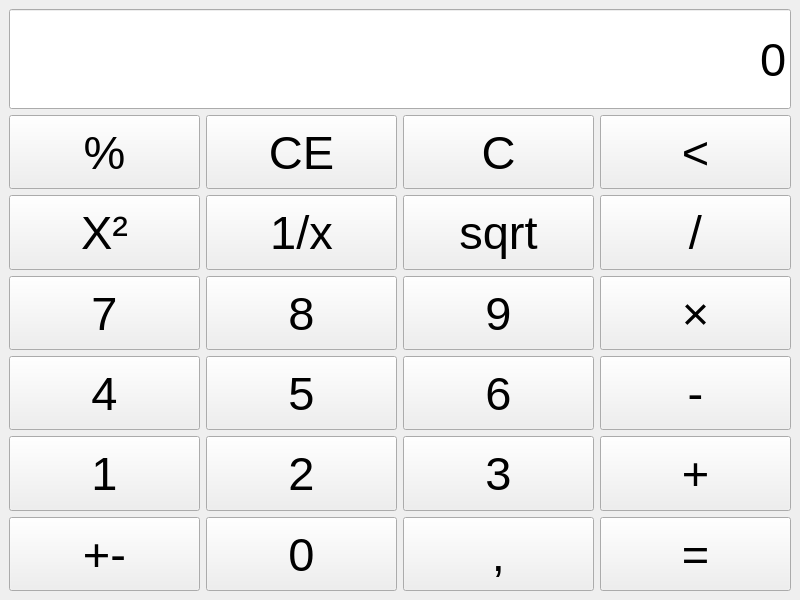
<?xml version="1.0" encoding="UTF-8"?>
<ui version="4.0">
 <class>MainWindow</class>
 <widget class="QMainWindow" name="MainWindow">
  <property name="geometry">
   <rect>
    <x>0</x>
    <y>0</y>
    <width>800</width>
    <height>600</height>
   </rect>
  </property>
  <property name="minimumSize">
   <size>
    <width>500</width>
    <height>500</height>
   </size>
  </property>
  <property name="windowTitle">
   <string>Калькулятор</string>
  </property>
  <widget class="QWidget" name="centralwidget">
   <layout class="QGridLayout" name="gridLayout">
    <item row="0" column="0">
     <widget class="QLineEdit" name="lineEdit">
      <property name="sizePolicy">
       <sizepolicy hsizetype="Expanding" vsizetype="Fixed">
        <horstretch>0</horstretch>
        <verstretch>0</verstretch>
       </sizepolicy>
      </property>
      <property name="minimumSize">
       <size>
        <width>0</width>
        <height>100</height>
       </size>
      </property>
      <property name="font">
       <font>
        <pointsize>35</pointsize>
       </font>
      </property>
      <property name="text">
       <string>0</string>
      </property>
      <property name="alignment">
       <set>Qt::AlignRight|Qt::AlignTrailing|Qt::AlignVCenter</set>
      </property>
      <property name="readOnly">
       <bool>true</bool>
      </property>
     </widget>
    </item>
    <item row="1" column="0">
     <layout class="QVBoxLayout" name="verticalLayout">
      <item>
       <layout class="QHBoxLayout" name="horizontalLayout">
        <item>
         <widget class="QPushButton" name="pushButton_procent">
          <property name="sizePolicy">
           <sizepolicy hsizetype="Minimum" vsizetype="Ignored">
            <horstretch>0</horstretch>
            <verstretch>0</verstretch>
           </sizepolicy>
          </property>
          <property name="font">
           <font>
            <pointsize>35</pointsize>
           </font>
          </property>
          <property name="text">
           <string>%</string>
          </property>
         </widget>
        </item>
        <item>
         <widget class="QPushButton" name="pushButton_clear_current">
          <property name="sizePolicy">
           <sizepolicy hsizetype="Minimum" vsizetype="Ignored">
            <horstretch>0</horstretch>
            <verstretch>0</verstretch>
           </sizepolicy>
          </property>
          <property name="font">
           <font>
            <pointsize>35</pointsize>
           </font>
          </property>
          <property name="text">
           <string>CE</string>
          </property>
         </widget>
        </item>
        <item>
         <widget class="QPushButton" name="pushButton_clear">
          <property name="sizePolicy">
           <sizepolicy hsizetype="Minimum" vsizetype="Ignored">
            <horstretch>0</horstretch>
            <verstretch>0</verstretch>
           </sizepolicy>
          </property>
          <property name="font">
           <font>
            <pointsize>35</pointsize>
           </font>
          </property>
          <property name="text">
           <string>C</string>
          </property>
         </widget>
        </item>
        <item>
         <widget class="QPushButton" name="pushButton_delete">
          <property name="sizePolicy">
           <sizepolicy hsizetype="Minimum" vsizetype="Ignored">
            <horstretch>0</horstretch>
            <verstretch>0</verstretch>
           </sizepolicy>
          </property>
          <property name="font">
           <font>
            <pointsize>35</pointsize>
           </font>
          </property>
          <property name="text">
           <string>&lt;</string>
          </property>
         </widget>
        </item>
       </layout>
      </item>
      <item>
       <layout class="QHBoxLayout" name="horizontalLayout_6">
        <item>
         <widget class="QPushButton" name="pushButton_pow">
          <property name="sizePolicy">
           <sizepolicy hsizetype="Minimum" vsizetype="Ignored">
            <horstretch>0</horstretch>
            <verstretch>0</verstretch>
           </sizepolicy>
          </property>
          <property name="font">
           <font>
            <pointsize>35</pointsize>
           </font>
          </property>
          <property name="text">
           <string>X²</string>
          </property>
         </widget>
        </item>
        <item>
         <widget class="QPushButton" name="pushButton_root">
          <property name="sizePolicy">
           <sizepolicy hsizetype="Minimum" vsizetype="Ignored">
            <horstretch>0</horstretch>
            <verstretch>0</verstretch>
           </sizepolicy>
          </property>
          <property name="font">
           <font>
            <pointsize>35</pointsize>
           </font>
          </property>
          <property name="text">
           <string>1/x</string>
          </property>
         </widget>
        </item>
        <item>
         <widget class="QPushButton" name="pushButton_sqrt">
          <property name="sizePolicy">
           <sizepolicy hsizetype="Minimum" vsizetype="Ignored">
            <horstretch>0</horstretch>
            <verstretch>0</verstretch>
           </sizepolicy>
          </property>
          <property name="font">
           <font>
            <pointsize>35</pointsize>
           </font>
          </property>
          <property name="text">
           <string>sqrt</string>
          </property>
         </widget>
        </item>
        <item>
         <widget class="QPushButton" name="pushButton_division">
          <property name="sizePolicy">
           <sizepolicy hsizetype="Minimum" vsizetype="Ignored">
            <horstretch>0</horstretch>
            <verstretch>0</verstretch>
           </sizepolicy>
          </property>
          <property name="font">
           <font>
            <pointsize>35</pointsize>
           </font>
          </property>
          <property name="text">
           <string>/</string>
          </property>
         </widget>
        </item>
       </layout>
      </item>
      <item>
       <layout class="QHBoxLayout" name="horizontalLayout_7">
        <item>
         <widget class="QPushButton" name="pushButton_7">
          <property name="sizePolicy">
           <sizepolicy hsizetype="Minimum" vsizetype="Ignored">
            <horstretch>0</horstretch>
            <verstretch>0</verstretch>
           </sizepolicy>
          </property>
          <property name="font">
           <font>
            <pointsize>35</pointsize>
           </font>
          </property>
          <property name="text">
           <string>7</string>
          </property>
         </widget>
        </item>
        <item>
         <widget class="QPushButton" name="pushButton_8">
          <property name="sizePolicy">
           <sizepolicy hsizetype="Minimum" vsizetype="Ignored">
            <horstretch>0</horstretch>
            <verstretch>0</verstretch>
           </sizepolicy>
          </property>
          <property name="font">
           <font>
            <pointsize>35</pointsize>
           </font>
          </property>
          <property name="text">
           <string>8</string>
          </property>
         </widget>
        </item>
        <item>
         <widget class="QPushButton" name="pushButton_9">
          <property name="sizePolicy">
           <sizepolicy hsizetype="Minimum" vsizetype="Ignored">
            <horstretch>0</horstretch>
            <verstretch>0</verstretch>
           </sizepolicy>
          </property>
          <property name="font">
           <font>
            <pointsize>35</pointsize>
           </font>
          </property>
          <property name="text">
           <string>9</string>
          </property>
         </widget>
        </item>
        <item>
         <widget class="QPushButton" name="pushButton_mult">
          <property name="sizePolicy">
           <sizepolicy hsizetype="Minimum" vsizetype="Ignored">
            <horstretch>0</horstretch>
            <verstretch>0</verstretch>
           </sizepolicy>
          </property>
          <property name="font">
           <font>
            <pointsize>35</pointsize>
           </font>
          </property>
          <property name="text">
           <string>×</string>
          </property>
         </widget>
        </item>
       </layout>
      </item>
      <item>
       <layout class="QHBoxLayout" name="horizontalLayout_2">
        <item>
         <widget class="QPushButton" name="pushButton_4">
          <property name="sizePolicy">
           <sizepolicy hsizetype="Minimum" vsizetype="Ignored">
            <horstretch>0</horstretch>
            <verstretch>0</verstretch>
           </sizepolicy>
          </property>
          <property name="font">
           <font>
            <pointsize>35</pointsize>
           </font>
          </property>
          <property name="text">
           <string>4</string>
          </property>
         </widget>
        </item>
        <item>
         <widget class="QPushButton" name="pushButton_5">
          <property name="sizePolicy">
           <sizepolicy hsizetype="Minimum" vsizetype="Ignored">
            <horstretch>0</horstretch>
            <verstretch>0</verstretch>
           </sizepolicy>
          </property>
          <property name="font">
           <font>
            <pointsize>35</pointsize>
           </font>
          </property>
          <property name="text">
           <string>5</string>
          </property>
         </widget>
        </item>
        <item>
         <widget class="QPushButton" name="pushButton_6">
          <property name="sizePolicy">
           <sizepolicy hsizetype="Minimum" vsizetype="Ignored">
            <horstretch>0</horstretch>
            <verstretch>0</verstretch>
           </sizepolicy>
          </property>
          <property name="font">
           <font>
            <pointsize>35</pointsize>
           </font>
          </property>
          <property name="text">
           <string>6</string>
          </property>
         </widget>
        </item>
        <item>
         <widget class="QPushButton" name="pushButton_sub">
          <property name="sizePolicy">
           <sizepolicy hsizetype="Minimum" vsizetype="Ignored">
            <horstretch>0</horstretch>
            <verstretch>0</verstretch>
           </sizepolicy>
          </property>
          <property name="font">
           <font>
            <pointsize>35</pointsize>
           </font>
          </property>
          <property name="text">
           <string>-</string>
          </property>
         </widget>
        </item>
       </layout>
      </item>
      <item>
       <layout class="QHBoxLayout" name="horizontalLayout_3">
        <item>
         <widget class="QPushButton" name="pushButton_1">
          <property name="sizePolicy">
           <sizepolicy hsizetype="Minimum" vsizetype="Ignored">
            <horstretch>0</horstretch>
            <verstretch>0</verstretch>
           </sizepolicy>
          </property>
          <property name="font">
           <font>
            <pointsize>35</pointsize>
           </font>
          </property>
          <property name="text">
           <string>1</string>
          </property>
         </widget>
        </item>
        <item>
         <widget class="QPushButton" name="pushButton_2">
          <property name="sizePolicy">
           <sizepolicy hsizetype="Minimum" vsizetype="Ignored">
            <horstretch>0</horstretch>
            <verstretch>0</verstretch>
           </sizepolicy>
          </property>
          <property name="font">
           <font>
            <pointsize>35</pointsize>
           </font>
          </property>
          <property name="text">
           <string>2</string>
          </property>
         </widget>
        </item>
        <item>
         <widget class="QPushButton" name="pushButton_3">
          <property name="sizePolicy">
           <sizepolicy hsizetype="Minimum" vsizetype="Ignored">
            <horstretch>0</horstretch>
            <verstretch>0</verstretch>
           </sizepolicy>
          </property>
          <property name="font">
           <font>
            <pointsize>35</pointsize>
           </font>
          </property>
          <property name="text">
           <string>3</string>
          </property>
         </widget>
        </item>
        <item>
         <widget class="QPushButton" name="pushButton_plus">
          <property name="sizePolicy">
           <sizepolicy hsizetype="Minimum" vsizetype="Ignored">
            <horstretch>0</horstretch>
            <verstretch>0</verstretch>
           </sizepolicy>
          </property>
          <property name="font">
           <font>
            <pointsize>35</pointsize>
           </font>
          </property>
          <property name="text">
           <string>+</string>
          </property>
         </widget>
        </item>
       </layout>
      </item>
      <item>
       <layout class="QHBoxLayout" name="horizontalLayout_4">
        <item>
         <widget class="QPushButton" name="pushButton_sign">
          <property name="sizePolicy">
           <sizepolicy hsizetype="Minimum" vsizetype="Ignored">
            <horstretch>0</horstretch>
            <verstretch>0</verstretch>
           </sizepolicy>
          </property>
          <property name="font">
           <font>
            <pointsize>35</pointsize>
           </font>
          </property>
          <property name="text">
           <string>+-</string>
          </property>
         </widget>
        </item>
        <item>
         <widget class="QPushButton" name="pushButton_0">
          <property name="sizePolicy">
           <sizepolicy hsizetype="Minimum" vsizetype="Ignored">
            <horstretch>0</horstretch>
            <verstretch>0</verstretch>
           </sizepolicy>
          </property>
          <property name="font">
           <font>
            <pointsize>35</pointsize>
           </font>
          </property>
          <property name="text">
           <string>0</string>
          </property>
         </widget>
        </item>
        <item>
         <widget class="QPushButton" name="pushButton_decimal">
          <property name="sizePolicy">
           <sizepolicy hsizetype="Minimum" vsizetype="Ignored">
            <horstretch>0</horstretch>
            <verstretch>0</verstretch>
           </sizepolicy>
          </property>
          <property name="font">
           <font>
            <pointsize>35</pointsize>
           </font>
          </property>
          <property name="text">
           <string>,</string>
          </property>
         </widget>
        </item>
        <item>
         <widget class="QPushButton" name="pushButton_eq">
          <property name="sizePolicy">
           <sizepolicy hsizetype="Minimum" vsizetype="Ignored">
            <horstretch>0</horstretch>
            <verstretch>0</verstretch>
           </sizepolicy>
          </property>
          <property name="font">
           <font>
            <pointsize>35</pointsize>
           </font>
          </property>
          <property name="text">
           <string>=</string>
          </property>
         </widget>
        </item>
       </layout>
      </item>
     </layout>
    </item>
   </layout>
  </widget>
 </widget>
 <resources/>
 <connections/>
</ui>
